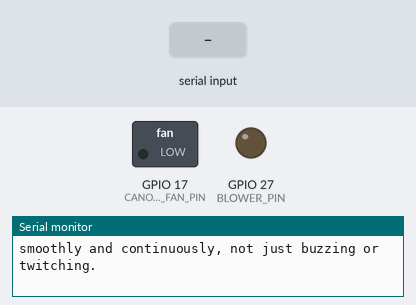
A sketch run on a simulated ESP32. On the bench: switched loads named in the sketch (green lamp = pin HIGH), output pins drawn as LEDs (lit = HIGH), the last lines printed to the serial monitor. Inputs (shaded band) come from the test bench.

Above: at 1.7 s.
1.8 s: "c90\n" received over Serial
At 2.8 s:
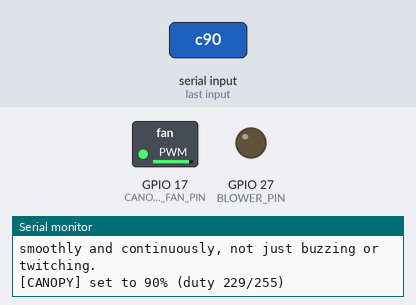
3.3 s: "a90\n" received over Serial
At 4.0 s:
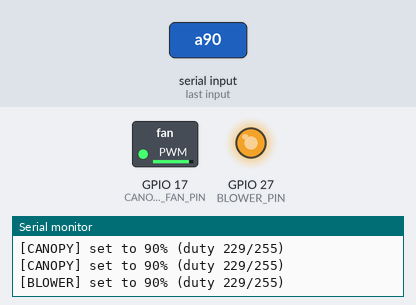
4.8 s: "sc\n" received over Serial
At 5.1 s:
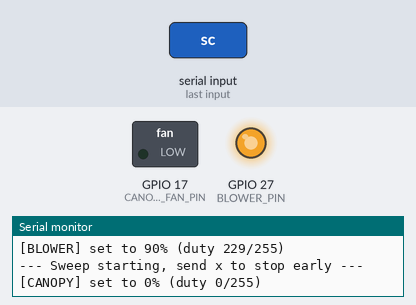
Timing chart, 0 to 34.3 s (numbered marks = the images above; inputs shaded):
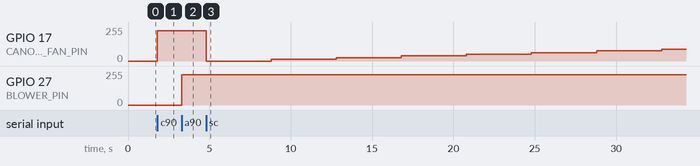

Measured:
- after the input at 1.8 s, GPIO 17 (CANOPY_FAN_PIN): 0/255 → 228/255 at once
- after the input at 3.3 s, GPIO 27 (BLOWER_PIN): 0/255 → 228/255 at once
- after the input at 4.8 s, GPIO 17 (CANOPY_FAN_PIN): 228/255 → 0/255 at once, → 12/255 4.0 s later, → 25/255 4.0 s later, → 38/255 4.0 s later, … (8 changes in this stretch)

The sketch:

FanPwmSpeedTest.ino
```cpp
/*
  FanPwmSpeedTest
  ---------------
  Standalone bench test for the Canopy Fan and the Blower, the two
  MOSFET-driven DC fans in BasilienceFirmware. This is a separate sketch,
  not part of the automation firmware. Flash this alone, on the bench, to
  find out two things about the real hardware:
    1. The lowest PWM percent that still spins each fan reliably. Below
       that percent a MOSFET-driven DC fan usually just buzzes or twitches
       instead of turning, since there is not enough average power to
       overcome its own starting friction.
    2. Whether the fan speed actually changes in a way you can see or hear
       across the 0-100% range, or whether large parts of that range feel
       the same to you.

  Wiring (matches production, see Config.h and ActuatorManager.cpp). Both
  fans are plain two-wire DC fans, power and ground only, no built-in
  tachometer or PWM-input line, so the MOSFET is doing all of the speed
  control from outside the fan itself:
    ESP32 GPIO 17 (CANOPY_FAN_PIN) -> gate of the canopy fan's MOSFET
    ESP32 GPIO 27 (BLOWER_PIN)     -> gate of the blower's MOSFET
    MOSFET source -> GND, shared with the fan's own power supply GND
    MOSFET drain  -> fan negative lead
    Fan positive lead -> the fan's own DC supply, not the ESP32 5V/3V3 pin
    A flyback diode across the fan terminals, unless the driver board you
    are using already has one built in
  If you are testing one fan at a time on the bench, only wire that one.
  Because there is no tachometer wire, this sketch has no way to read RPM
  back, so judging each step by ear and eye during the sweep is the only
  way to find the usable range, there is nothing to log instead of that.

  The PWM frequency and resolution below (5000 Hz, 8-bit) are copied from
  Config.h's CANOPY_BLOWER_PWM_FREQUENCY_HZ and
  CANOPY_BLOWER_PWM_RESOLUTION_BITS, and percentToDuty() below is copied
  from ActuatorManager.cpp's own conversion. This is deliberate: a percent
  you find working here will behave the same once it is set through the
  real app and firmware, because both sides are driving the MOSFET the
  same way.

  Use the Serial Monitor at 115200 baud, line ending set to Newline.

  Commands:
    c<percent>   set the Canopy Fan, for example c50
    b<percent>   set the Blower, for example b30
    a<percent>   set both to the same percent, for example a75
    c0 / b0 / a0 turn a fan off
    sc           sweep the Canopy Fan from 0 to 100 percent in 5 percent
                 steps, holding each step for 4 seconds
    sb           sweep the Blower the same way
    sa           sweep both fans together the same way
    x            stop a running sweep early
    ?            print this menu again

  While a sweep runs, watch and listen to the fan at each step and write
  down the lowest percent where it spins smoothly and continuously rather
  than just buzzing.
*/

#include <Arduino.h>

constexpr uint8_t CANOPY_FAN_PIN = 17;
constexpr uint8_t BLOWER_PIN = 27;
// Lowered from 5000 Hz for testing: an optocoupler-based MOSFET module (e.g.
// PC817) has turn-on/turn-off delays of tens of microseconds. At 5000 Hz
// (200us/cycle) those delays eat a large share of every pulse, so low
// percentages barely switch on and slightly-higher ones never fully switch
// off, collapsing most of the range to what looks like full speed. 200 Hz
// gives a 5ms cycle, comfortably longer than the opto's switching delay.
constexpr uint32_t PWM_FREQUENCY_HZ = 200;
constexpr uint8_t PWM_RESOLUTION_BITS = 8;
constexpr uint16_t PWM_MAX_DUTY = (1u << PWM_RESOLUTION_BITS) - 1;

constexpr uint8_t SWEEP_STEP_PERCENT = 5;
constexpr unsigned long SWEEP_STEP_DWELL_MS = 4000UL;

bool sweepAbort = false;

uint8_t percentToDuty(uint8_t percent)
{
    if (percent > 100) percent = 100;
    return (uint8_t)((percent / 100.0f) * PWM_MAX_DUTY);
}

void setFan(uint8_t pin, const char* label, uint8_t percent)
{
    uint8_t duty = percentToDuty(percent);
    ledcWrite(pin, duty);
    Serial.print("[");
    Serial.print(label);
    Serial.print("] set to ");
    Serial.print(percent);
    Serial.print("% (duty ");
    Serial.print(duty);
    Serial.print("/");
    Serial.print(PWM_MAX_DUTY);
    Serial.println(")");
}

void printMenu()
{
    Serial.println();
    Serial.println("=== Fan PWM Speed Test ===");
    Serial.println("c<percent>  set Canopy Fan, e.g. c50");
    Serial.println("b<percent>  set Blower, e.g. b30");
    Serial.println("a<percent>  set both, e.g. a75");
    Serial.println("sc / sb / sa  sweep canopy / blower / both, 0-100% in 5% steps, 4s per step");
    Serial.println("x           stop a running sweep");
    Serial.println("?           show this menu");
    Serial.println("Watch and listen at each step. Note the lowest percent where the fan spins");
    Serial.println("smoothly and continuously, not just buzzing or twitching.");
    Serial.println();
}

void runSweep(bool doCanopy, bool doBlower)
{
    sweepAbort = false;
    Serial.println("--- Sweep starting, send x to stop early ---");
    for (int percent = 0; percent <= 100; percent += SWEEP_STEP_PERCENT)
    {
        if (doCanopy) setFan(CANOPY_FAN_PIN, "CANOPY", (uint8_t)percent);
        if (doBlower) setFan(BLOWER_PIN, "BLOWER", (uint8_t)percent);

        unsigned long stepStart = millis();
        while (millis() - stepStart < SWEEP_STEP_DWELL_MS)
        {
            if (Serial.available() && Serial.read() == 'x')
            {
                sweepAbort = true;
                break;
            }
        }
        if (sweepAbort) break;
    }
    if (doCanopy) setFan(CANOPY_FAN_PIN, "CANOPY", 0);
    if (doBlower) setFan(BLOWER_PIN, "BLOWER", 0);
    Serial.println(sweepAbort ? "--- Sweep stopped early ---" : "--- Sweep complete ---");
}

void handleCommand(String cmd)
{
    cmd.trim();
    if (cmd.length() == 0) return;

    if (cmd == "?") { printMenu(); return; }
    if (cmd == "x") { sweepAbort = true; return; }
    if (cmd == "sc") { runSweep(true, false); return; }
    if (cmd == "sb") { runSweep(false, true); return; }
    if (cmd == "sa") { runSweep(true, true); return; }

    char target = cmd.charAt(0);
    if (target != 'c' && target != 'b' && target != 'a')
    {
        Serial.println("Unrecognized command, send ? for the menu.");
        return;
    }
    String numPart = cmd.substring(1);
    if (numPart.length() == 0 || !isDigit(numPart.charAt(0)))
    {
        Serial.println("Missing percent, e.g. c50");
        return;
    }
    int percent = numPart.toInt();
    if (percent < 0) percent = 0;
    if (percent > 100) percent = 100;

    if (target == 'c' || target == 'a') setFan(CANOPY_FAN_PIN, "CANOPY", (uint8_t)percent);
    if (target == 'b' || target == 'a') setFan(BLOWER_PIN, "BLOWER", (uint8_t)percent);
}

void setup()
{
    Serial.begin(115200);
    delay(500);

    ledcAttach(CANOPY_FAN_PIN, PWM_FREQUENCY_HZ, PWM_RESOLUTION_BITS);
    ledcAttach(BLOWER_PIN, PWM_FREQUENCY_HZ, PWM_RESOLUTION_BITS);
    ledcWrite(CANOPY_FAN_PIN, 0);
    ledcWrite(BLOWER_PIN, 0);

    printMenu();
}

void loop()
{
    if (Serial.available())
    {
        String cmd = Serial.readStringUntil('\n');
        handleCommand(cmd);
    }
}
```
